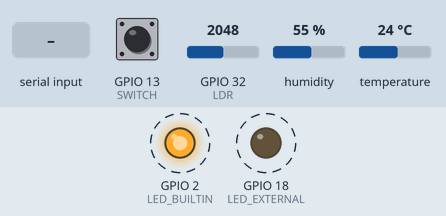
Simulated run of this sketch. Board: ESP32. Shown: output pins drawn as LEDs (lit = HIGH). Dashed ring = blinking. The test bench sets the inputs (shaded band); at power-on: GPIO 13 (SWITCH) HIGH, GPIO 32 (LDR) = 2048, humidity 55 %, temperature 24 °C. What the sketch prints to the serial monitor is not drawn.

Above: at 1.2 s.
1.3 s: "=\n" received over Serial
Timing chart, 0 to 10.8 s (numbered marks = the images above; inputs shaded):
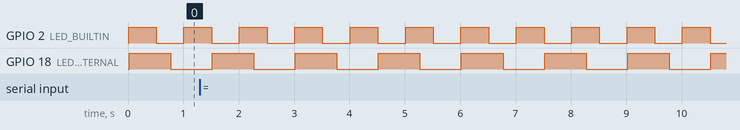

The sketch:

main.ino
```cpp
#include <DHT22.h>

#define LED_BUILTIN 2
#define LED_EXTERNAL 18
#define LDR 32
#define DHT 33
#define SWITCH 13

String brightness;
uint16_t light = 0;
bool ledInt = 0, ledExt = 0, btn;

float temperature, humidity;
DHT22 dht22(DHT);
SemaphoreHandle_t xMutex = xSemaphoreCreateMutex();  // Create a mutex object

void setup() {
  Serial.begin(115200);
  xTaskCreatePinnedToCore(toggleIntLED, "toggleIntLED", 1000, NULL, 1, NULL, 0);
  xTaskCreatePinnedToCore(toggleExtLED, "toggleEx", 1000, NULL, 1, NULL, 0);
  xTaskCreatePinnedToCore(lightDetect, "light", 1000, NULL, 1, NULL, 0);
  xTaskCreatePinnedToCore(dhtProcess, "dht", 1000, NULL, 1, NULL, 0);
  xTaskCreatePinnedToCore(dataMonitor, "serialMonitor", 1000, NULL, 1, NULL, 0);
  xTaskCreatePinnedToCore(switchHandler, "PushBtn", 1000, NULL, 1, NULL, 0);
  xTaskCreatePinnedToCore(serialInput, "serialInput", 1000, NULL, 1, NULL, 1);
}

void loop() {
}


void toggleIntLED(void* parameter) {
  vTaskDelay(10 / portTICK_PERIOD_MS);
  String res = "toggleIntLED running on core " + String(xPortGetCoreID());
  Serial.println(res);

  pinMode(LED_BUILTIN, OUTPUT);
  while (true) {
    ledInt = 1;
    digitalWrite(BUILTIN_LED, ledInt);
    vTaskDelay(500 / portTICK_PERIOD_MS);
    ledInt = 0;
    digitalWrite(BUILTIN_LED, ledInt);
    vTaskDelay(500 / portTICK_PERIOD_MS);
  }
}

void toggleExtLED(void* parameter) {
  vTaskDelay(20 / portTICK_PERIOD_MS);
  String res = "toggleExtLED running on core " + String(xPortGetCoreID());
  Serial.println(res);

  pinMode(LED_EXTERNAL, OUTPUT);
  while (true) {
    ledExt = 1;
    digitalWrite(LED_EXTERNAL, ledExt);
    vTaskDelay(750 / portTICK_PERIOD_MS);
    ledExt = 0;
    digitalWrite(LED_EXTERNAL, ledExt);
    vTaskDelay(750 / portTICK_PERIOD_MS);
  }
}


void lightDetect(void* parameter) {
  vTaskDelay(30 / portTICK_PERIOD_MS);
  String res = "lightDetect running on core " + String(xPortGetCoreID());
  Serial.println(res);

  while (true) {
    light = analogRead(LDR);
    if (light < 1000)
      brightness = "dark";
    else if (light < 2000)
      brightness = "dim";
    else if (light < 3000)
      brightness = "semi-bright";
    else
      brightness = "bright";
    vTaskDelay(1000 / portTICK_PERIOD_MS);
  }
}

void dataMonitor(void* parameter) {
  vTaskDelay(40 / portTICK_PERIOD_MS);
  String res = "dataMonitor running on core " + String(xPortGetCoreID());
  Serial.println(res);

  while (true) {
    if (xSemaphoreTake(xMutex, portMAX_DELAY)) {
      String result = "LedInternal: " + String(ledInt);
      result += "\tLedExternal: " + String(ledExt);
      result += "\tlight: " + String(light + brightness);
      result += "\ttemperature: " + String(temperature) + "°c";
      result += "\thumidity: " + String(humidity) + "%";
      result += "\tswitch: " + String(btn);
      Serial.println(result);
      xSemaphoreGive(xMutex);  // release the mutex
      vTaskDelay(5000 / portTICK_PERIOD_MS);
    }
  }
}


void dhtProcess(void* parameter) {
  vTaskDelay(50 / portTICK_PERIOD_MS);
  String res = "dhtProcess running on core " + String(xPortGetCoreID());
  Serial.println(res);

  while (true) {
    temperature = dht22.getTemperature();
    humidity = dht22.getHumidity();
    vTaskDelay(5000 / portTICK_PERIOD_MS);
  }
}

void switchHandler(void* parameter) {
  vTaskDelay(60 / portTICK_PERIOD_MS);
  String res = "switchHandler running on core " + String(xPortGetCoreID());
  Serial.println(res);

  pinMode(SWITCH, INPUT);
  while (true) {
    btn = digitalRead(SWITCH);
    vTaskDelay(20 / portTICK_PERIOD_MS);
  }
}


void serialInput(void* parameter) {
  vTaskDelay(70 / portTICK_PERIOD_MS);
  String res = "serialInput running on core " + String(xPortGetCoreID());
  Serial.println(res);

  while (true) {
    if (xSemaphoreTake(xMutex, portMAX_DELAY)) {
      if (Serial.available()) {
        String command = Serial.readStringUntil('\n');
        processCommand(command);
      }
      xSemaphoreGive(xMutex);  // release the mutex
    }
  }
}


void processCommand(String command) {
  int eqIdx, andIdx;
  String params[4][2];
  uint8_t i = 0;
  do {
    eqIdx = command.indexOf("=");
    andIdx = command.indexOf("&");
    String key = command.substring(0, eqIdx);
    String value = command.substring(eqIdx + 1, andIdx);
    Serial.println("key:" + key + "\tvalue: " + value);
    params[i][0] = key;
    params[i][1] = value;
    i++;
    command = command.substring(andIdx + 1);
  } while (andIdx != -1);
}
```

Measured:
- by itself, GPIO 2 (LED_BUILTIN): alternates HIGH for 0.50 s and LOW for 0.50 s
- by itself, GPIO 18 (LED_EXTERNAL): alternates HIGH for 0.75 s and LOW for 0.75 s
